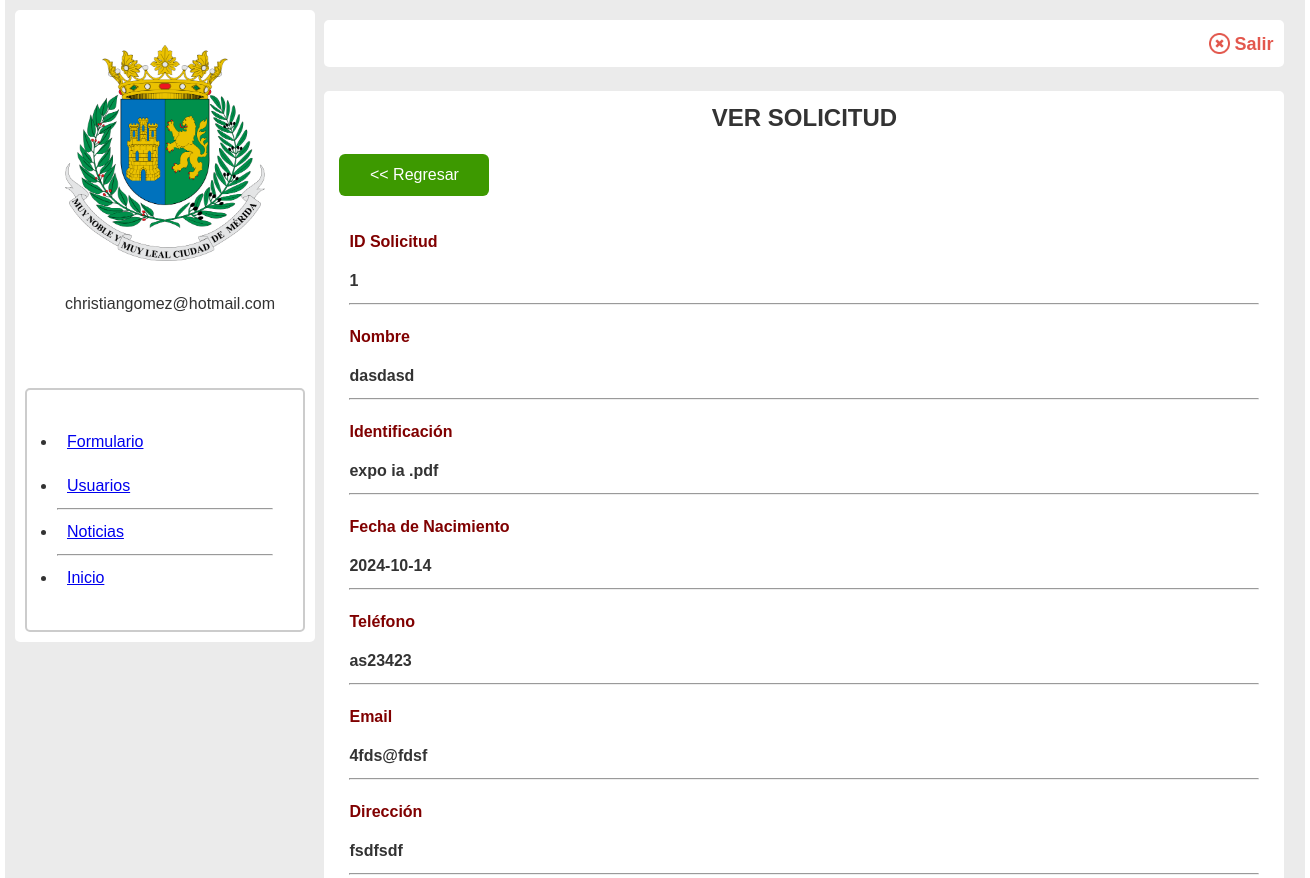
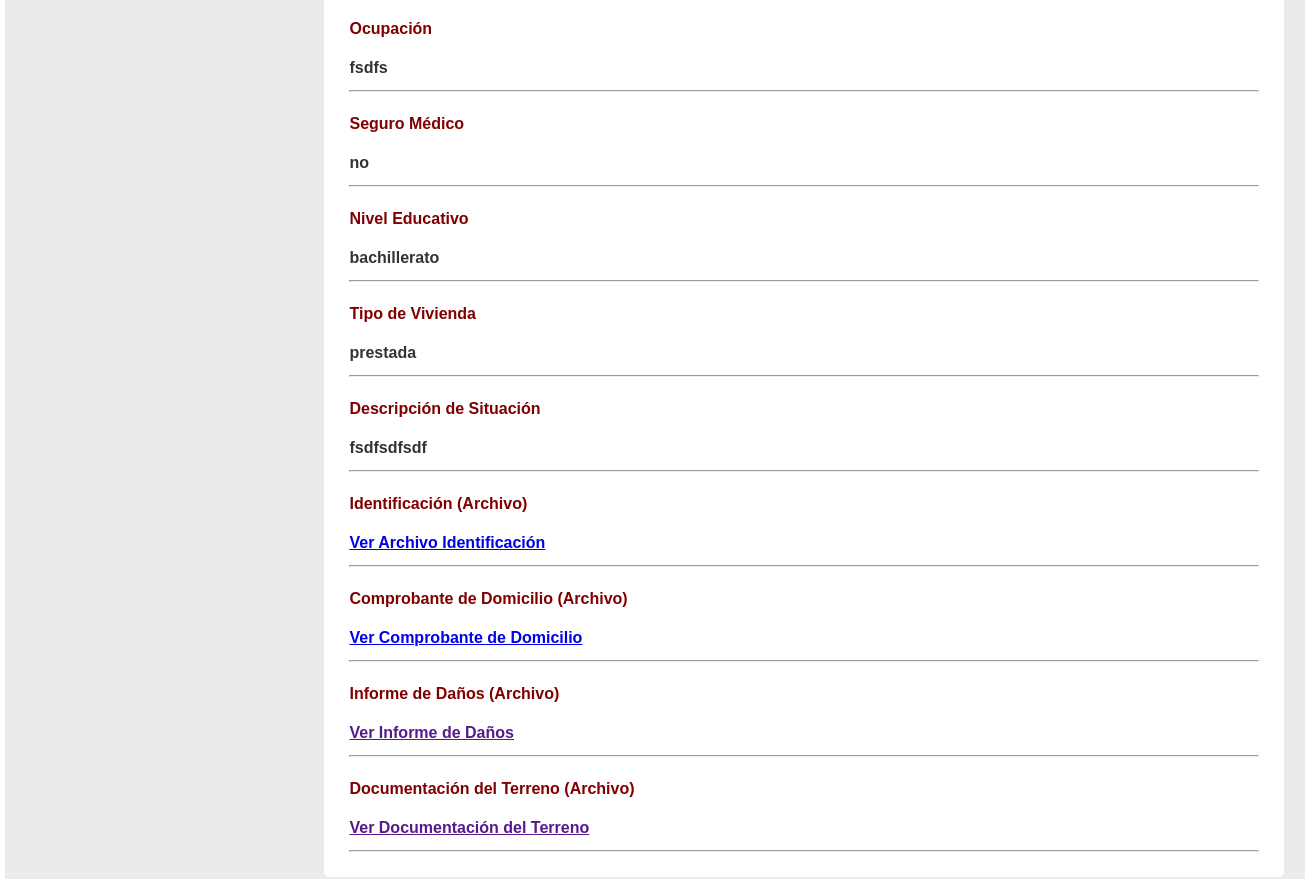
Page /ver_post.php?id=1 (signed in) on the committed database (2 pictures, top to bottom).
### tables this page shows
CREATE TABLE `solicitudes_apoyo` (
  `id_solicitud` int(11) NOT NULL,
  `nombre` varchar(100) DEFAULT NULL,
  `fecha_nacimiento` date DEFAULT NULL,
  `telefono` varchar(20) DEFAULT NULL,
  `email` varchar(100) DEFAULT NULL,
  `direccion` varchar(255) DEFAULT NULL,
  `estado_civil` varchar(20) DEFAULT NULL,
  `ocupacion` varchar(100) DEFAULT NULL,
  `ingresos` decimal(10,2) DEFAULT NULL,
  `seguro_medico` enum('si','no') DEFAULT NULL,
  `nivel_educativo` varchar(50) DEFAULT NULL,
  `tipo_vivienda` varchar(50) DEFAULT NULL,
  `descripcion` text DEFAULT NULL,
  `mayor_edad` tinyint(1) DEFAULT NULL,
  `residencia` tinyint(1) DEFAULT NULL,
  `nacionalidad` tinyint(1) DEFAULT NULL,
  `ingresos_menores` tinyint(1) DEFAULT NULL,
  `identificacion_vigente` tinyint(1) DEFAULT NULL,
  `identificacion` varchar(250) DEFAULT NULL,
  `comprobante_domicilio` varchar(250) DEFAULT NULL,
  `consentimiento` tinyint(1) DEFAULT NULL,
  `terminos` tinyint(1) DEFAULT NULL,
  `fecha_solicitud` timestamp NOT NULL DEFAULT current_timestamp() ON UPDATE current_timestamp(),
  `informe_danos` varchar(250) DEFAULT NULL,
  `documentacion_terreno` varchar(250) DEFAULT NULL,
  `tipo_apoyo` varchar(250) DEFAULT NULL,
  `estatus` enum('Aceptado','Rechazado','En Revisión') NOT NULL DEFAULT 'En Revisión',
  `municipio` varchar(255) DEFAULT NULL
);

### ver_post.php (the view, shortened to what this page needs)
<!DOCTYPE html>
<html lang="en">
<head>
  <link rel="stylesheet" href="estilos.css">
</head>
<body>
  <div class="cont_padre_panel ancho">
    <?php
    include "menudashboard.php";
    ?>
    <div class="cont_panel_derecho">
      <div class="cont_panel_derecho_hijo1">
        <div class="elemento_salir">
          <img src="imagenes/cancelar.png" class="img_cancelar">
          <a href="salir.php" class="salir">Salir</a>
        </div>
      </div>
      <br>
      <div class="cont_panel_derecho_hijo2">
        <h2 class="titulo_panel">VER SOLICITUD</h2>
        <br>
        <a href="blog.php" class="btn_rojo2"><< Regresar</a>
        <br><br>
        <?php
        require "conexion.php";
        $id_solicitud = $_GET['id'];
        $verSolicitud = "SELECT * FROM solicitudes_apoyo WHERE id_solicitud = '$id_solicitud'";
        $resultado = mysqli_query($conectar, $verSolicitud);
        $fila = mysqli_fetch_assoc($resultado);
        ?>
        <div class="contenedor_ver_usuarios">
          <p class="campo">ID Solicitud</p>
          <p class="dato"><?php echo $fila["id_solicitud"]; ?></p>
          <hr>
        </div>
        <div class="contenedor_ver_usuarios">
          <p class="campo">Nombre</p>
          <p class="dato"><?php echo $fila["nombre"]; ?></p>
          <hr>
        </div>
        <div class="contenedor_ver_usuarios">
          <p class="campo">Identificación</p>
          <p class="dato"><?php echo $fila["identificacion"]; ?></p>
          <hr>
        </div>
        <div class="contenedor_ver_usuarios">
          <p class="campo">Fecha de Nacimiento</p>
          <p class="dato"><?php echo $fila["fecha_nacimiento"]; ?></p>
          <hr>
        </div>
        <div class="contenedor_ver_usuarios">
          <p class="campo">Teléfono</p>
          <p class="dato"><?php echo $fila["telefono"]; ?></p>
          <hr>
        </div>
        <div class="contenedor_ver_usuarios">
          <p class="campo">Email</p>
          <p class="dato"><?php echo $fila["email"]; ?></p>
          <hr>
        </div>
        <div class="contenedor_ver_usuarios">
          <p class="campo">Dirección</p>
          <p class="dato"><?php echo $fila["direccion"]; ?></p>
          <hr>
        </div>
        <div class="contenedor_ver_usuarios">
          <p class="campo">Ocupación</p>
          <p class="dato"><?php echo $fila["ocupacion"]; ?></p>
          <hr>
        </div>
        <div class="contenedor_ver_usuarios">
          <p class="campo">Seguro Médico</p>
          <p class="dato"><?php echo $fila["seguro_medico"]; ?></p>
          <hr>
        </div>
        <div class="contenedor_ver_usuarios">
          <p class="campo">Nivel Educativo</p>
          <p class="dato"><?php echo $fila["nivel_educativo"]; ?></p>
          <hr>
        </div>
        <div class="contenedor_ver_usuarios">
          <p class="campo">Tipo de Vivienda</p>
          <p class="dato"><?php echo $fila["tipo_vivienda"]; ?></p>
          <hr>
        </div>
        <div class="contenedor_ver_usuarios">
          <p class="campo">Descripción de Situación</p>
          <p class="dato"><?php echo $fila["descripcion"]; ?></p>
          <hr>
        </div>
        <div class="contenedor_ver_usuarios">
    <p class="campo">Identificación (Archivo)</p>
    <p class="dato"><a target="_blank" href="<?php echo $fila['identificacion']; ?>">Ver Archivo Identificación</a></p>
    <hr>
</div>
<div class="contenedor_ver_usuarios">
    <p class="campo">Comprobante de Domicilio (Archivo)</p>
    <p class="dato"><a target="_blank" href="<?php echo $fila['comprobante_domicilio']; ?>">Ver Comprobante de Domicilio</a></p>
    <hr>
</div>
<div class="contenedor_ver_usuarios">
    <p class="campo">Informe de Daños (Archivo)</p>
    <p class="dato"><a target="_blank" href="<?php echo $fila['informe_danos']; ?>">Ver Informe de Daños</a></p>
    <hr>
</div>
<div class="contenedor_ver_usuarios">
    <p class="campo">Documentación del Terreno (Archivo)</p>
    <p class="dato"><a target="_blank" href="<?php echo $fila['documentacion_terreno']; ?>">Ver Documentación del Terreno</a></p>
    <hr>
</div>
    </div>
  </div>
</body>
</html>

### estilos.css (style rules this page uses)
* { box-sizing: border-box; margin: 0; padding: 0; }
body { font-family: Arial, Helvetica, sans-serif; height: 100vh; font-size: 16px; line-height: 24px; color: #333; }
:root { --color1: #001dbe; --color2: #bebebe; }
.ancho { width: 1300px; margin: auto; }
.btn_rojo2 { width: 150px; padding: 9px 15px; background-color: #3d9900; color: white; border: 0; border-radius: 6px; text-decoration: none; display: inline-block; text-align: center; }
.cont_padre_panel { padding: 10px; background-color: #ebebeb; }
.cont_panel_derecho { width: 960px; display: inline-block; vertical-align: top; padding: 5px; }
.cont_panel_derecho_hijo1 { padding: 10px; text-align: right; border-radius: 5px; margin-top: 5px; background-color: white; width: 960px; }
.cont_panel_derecho_hijo2 { background-color: white; border-radius: 5px; padding: 15px; width: 960px; }
.titulo_panel { text-align: center; }
.contenedor_ver_usuarios { padding: 10px; }
.dato { color: #333; padding-bottom: 10px; font-weight: bold; }
.campo { color: #800000; padding-bottom: 15px; font-weight: bold; }
.elemento_salir { padding: 1px; }
.salir { display: inline-block; text-decoration: none; color: #e3574d; font-size: 18px; font-weight: bold; vertical-align: middle; }
.img_cancelar { width: 21px; display: inline-block; vertical-align: middle; }

### rows in the picture
solicitudes_apoyo: id_solicitud "1", nombre "dasdasd", identificacion "expo ia .pdf", fecha_nacimiento "2024-10-14", telefono "as23423", email "4fds@fdsf", direccion "fsdfsdf", ocupacion "fsdfs", seguro_medico "no", nivel_educativo "bachillerato", tipo_vivienda "prestada", descripcion "fsdfsdfsdf"

### other values in the picture
$usuario "christiangomez@hotmail.com"
